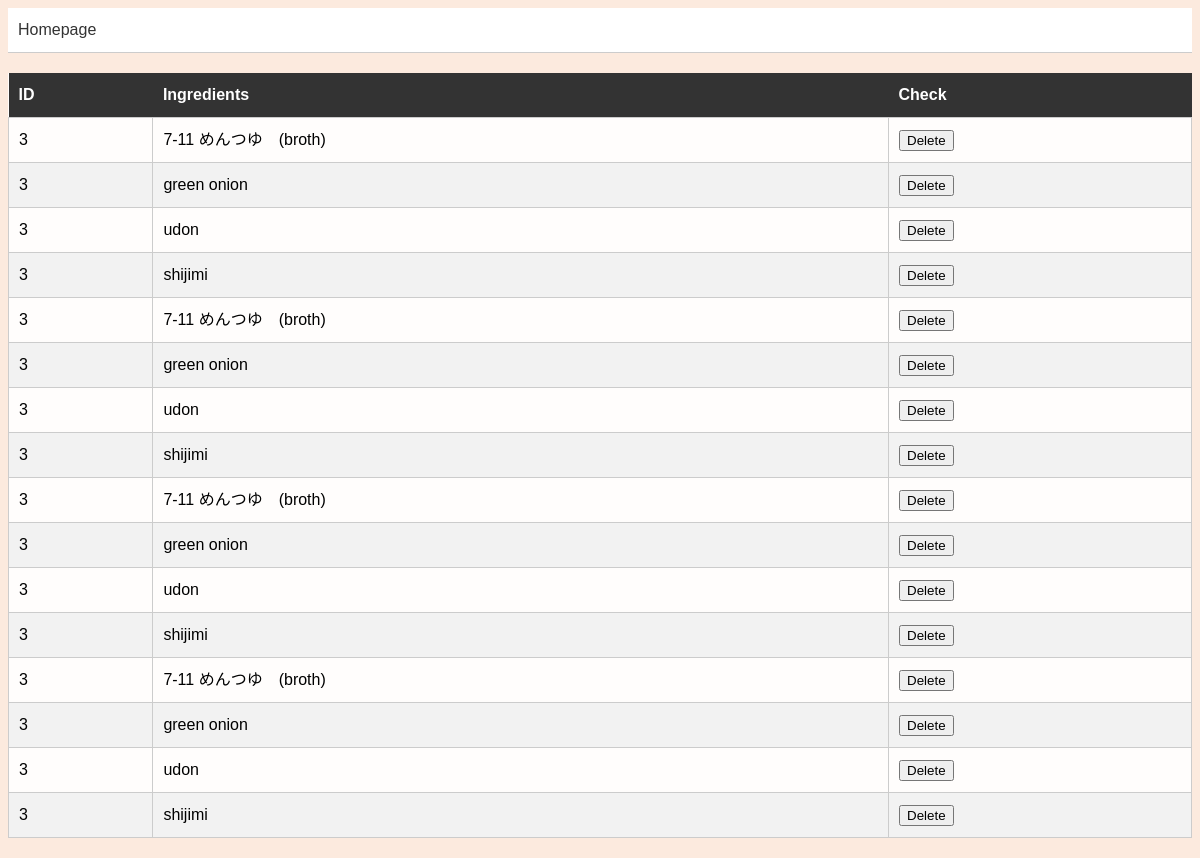
/shopping_list2/3 (signed in), run on the app's committed database.
### tables this page shows
CREATE TABLE ingredients(
    id INTEGER PRIMARY KEY,
    ingredients TEXT,
    user_id INTEGER,
    FOREIGN KEY (user_id) REFERENCES users(id) on delete cascade 
    );

### main.py (the view)
@app.route('/shopping_list2/<int:user_id>')
def shopping_list2(user_id):
    if request.cookies.get('user_id'): #Check if user is logged in (For security purposes)
        db = database_worker("social_net.db")
        ingredients = db.search(f"SELECT * FROM ingredients WHERE user_id = {user_id}") #Show all the ingredients from the user
        print(ingredients)
        db.close()
        return render_template("shoppiing_list.html", ingredients=ingredients)
    else:
        return redirect('login')

### my_lib.py (called while the page is built)
    def search(self, query):
        result = self.cursor.execute(query).fetchall()
        return result

    def close(self):
        self.connection.close()

### Templates/shoppiing_list.html (shortened to what this page needs)
<!DOCTYPE html>
<html>
<head>
    <link rel="stylesheet" href="/static/shopping_list.css">
</head>
<body>
<div>
    <a href = "{{ url_for("home") }}"> Homepage</a>
</div>
	<table>
		<thead>
			<tr>
				<th>ID</th>
				<th>Ingredients</th>
				<th>Check</th>
			</tr>
		</thead>
		<tbody>
			{% for ingredient in ingredients %}
			<tr>
				<td>{{ ingredient[2] }}</td>
				<td>{{ ingredient[1] }}</td>
				<td>
                    <form action="{{ url_for('delete_ingredient', ingredient_id=ingredient[0]) }}" method="post">
                        <button type="submit">Delete</button>
                    </form>
                </td>
			</tr>
			{% endfor %}
		</tbody>
	</table>
</body>
</html>

### static/shopping_list.css (style rules this page uses)
body { background-color: #FCEADE; background-image: url("/static/Cooking-Home-Collection.jpeg"); background-size: cover; height: 100%; font-family: Arial, sans-serif; font-size: 16px; line-height: 1.5; background-color: rgba(252, 234, 222, 1); }
div { display: flex; justify-content: space-between; align-items: center; padding: 10px; background-color: #ffffff; border-bottom: 1px solid #cccccc; }
div a { color: #333333; text-decoration: none; margin-right: 10px; }
table { width: 100%; border-collapse: collapse; margin: 20px auto; background-color: rgba(255, 255, 255, 0.9); }
table th { text-align: left; background-color: #333333; color: #ffffff; padding: 10px; }
table td { border: 1px solid #cccccc; padding: 10px; }
tr:nth-child(even) { background-color: #f2f2f2; }

### data on the page
ingredients: user "3", ingredients "7-11 めんつゆ (broth)"
ingredients: user "3", ingredients "green onion"
ingredients: user "3", ingredients "udon"
ingredients: user "3", ingredients "shijimi"
ingredients: user "3", ingredients "7-11 めんつゆ (broth)"
ingredients: user "3", ingredients "green onion"
ingredients: user "3", ingredients "udon"
ingredients: user "3", ingredients "shijimi"
ingredients: user "3", ingredients "7-11 めんつゆ (broth)"
ingredients: user "3", ingredients "green onion"
ingredients: user "3", ingredients "udon"
ingredients: user "3", ingredients "shijimi"
ingredients: user "3", ingredients "7-11 めんつゆ (broth)"
ingredients: user "3", ingredients "green onion"
ingredients: user "3", ingredients "udon"
ingredients: user "3", ingredients "shijimi"
